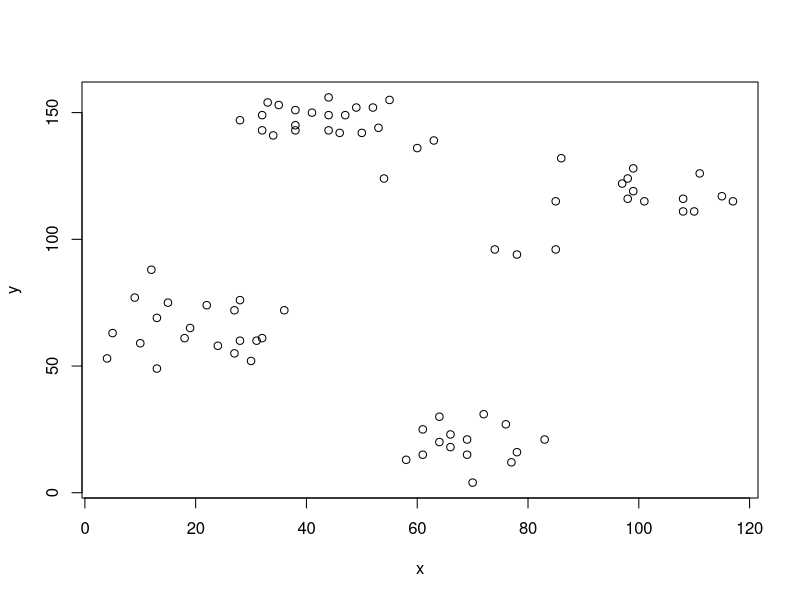
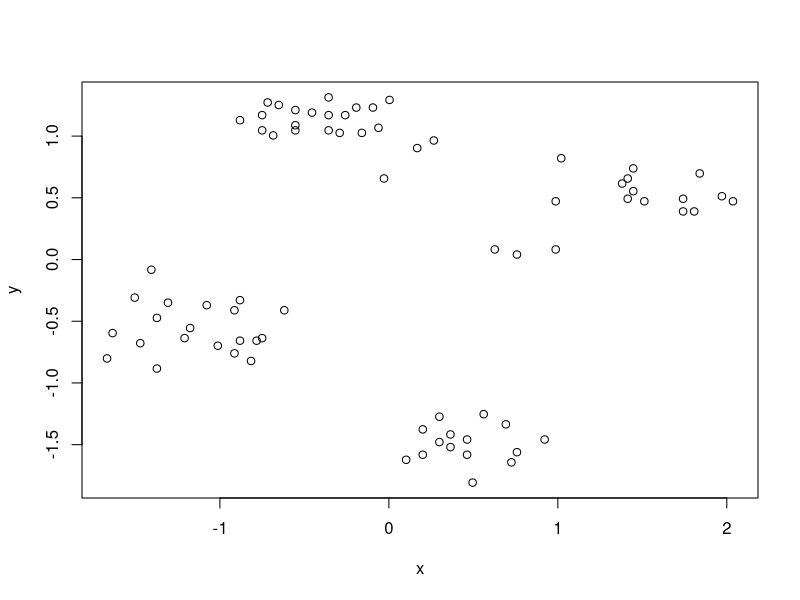
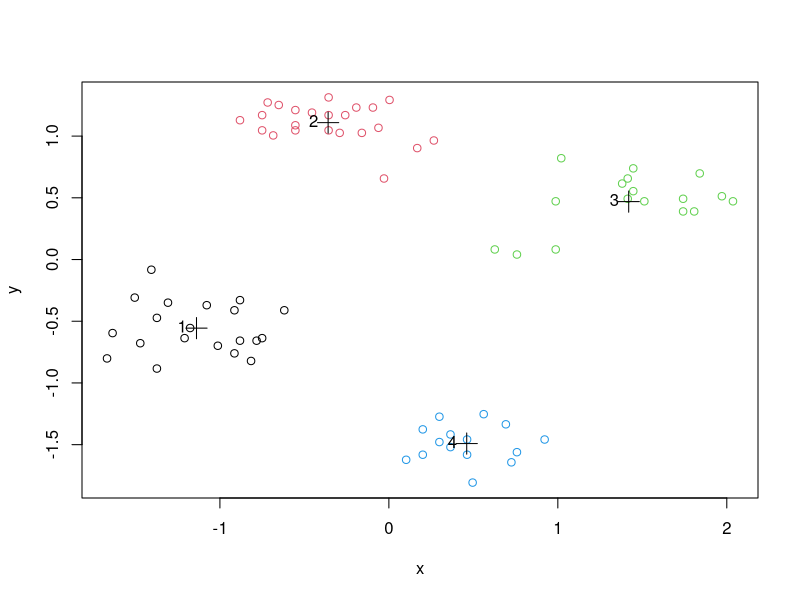
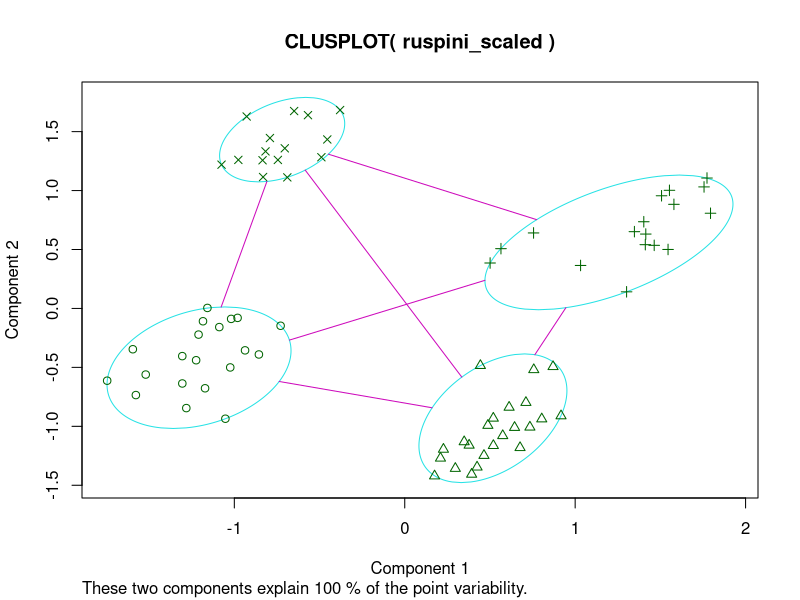
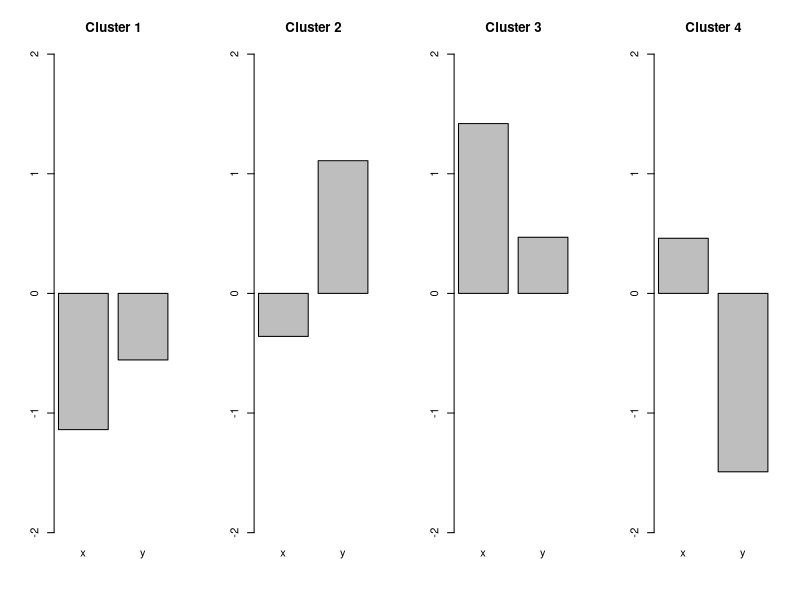
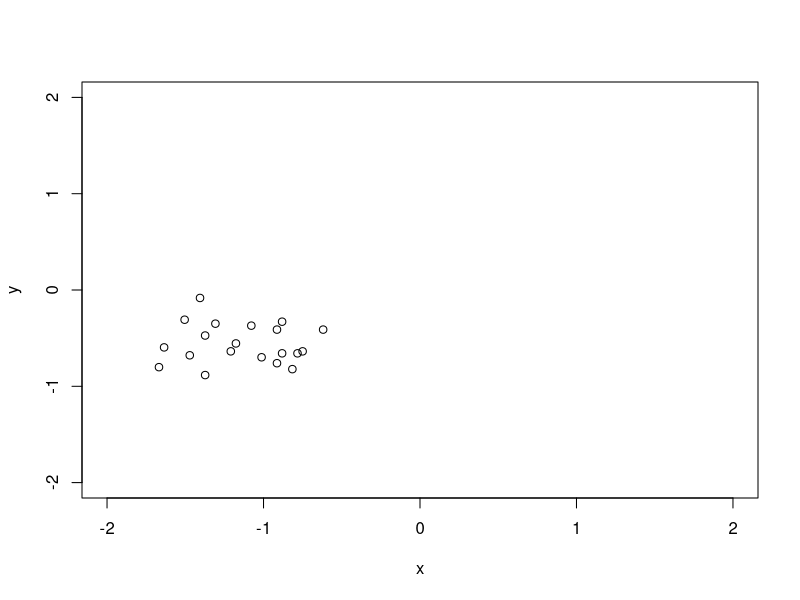
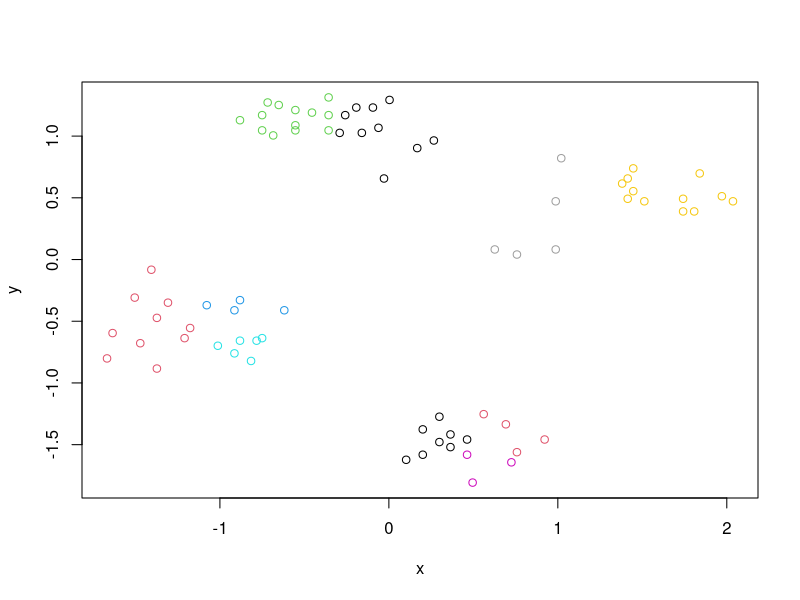
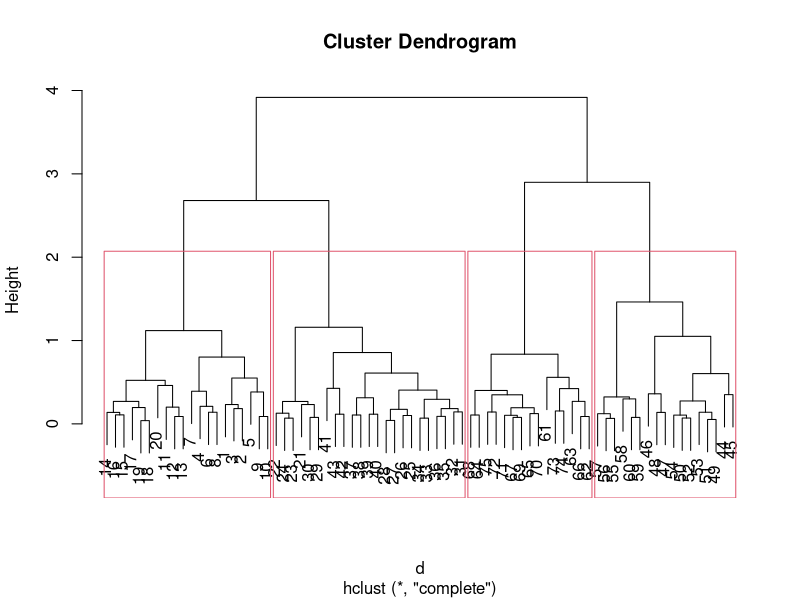

Write the R code that produced these figures, in order.
#' ---
#' title: "R Code for Chapter 8 of Introduction to Data Mining: Clustering"
#' author: "Michael Hahsler"
#' output:
#'  html_document:
#'    toc: true
#' ---

#' This code covers chapter 8 of _"Introduction to Data Mining"_
#' by Pang-Ning Tan, Michael Steinbach and Vipin Kumar.
#'
#' ![CC](https://i.creativecommons.org/l/by/4.0/88x31.png)
#' This work is licensed under the
#' [Creative Commons Attribution 4.0 International License](http://creativecommons.org/licenses/by/4.0/). For questions please contact
#' [Michael Hahsler](http://michael.hahsler.net).
#'


#' ruspini_scaled data is in package cluster. It is a very simple data set with well separated clusters.
data(ruspini, package="cluster")
#' Shuffle rows
ruspini <- ruspini[sample(1:nrow(ruspini)),]
plot(ruspini)


#' Scale each column in the data to zero mean and unit standard deviation (z-scores). This prevents one attribute with a large range to dominate the others for the distance calculation.
ruspini_scaled <- scale(ruspini)
plot(ruspini_scaled)

#' # Clustering methods
#' ## k-means Clustering
#'
#' Assumes Euclidean distances. We use k=10 clusters and run the algorithm 10 times with random initialized centroids. The best result is returned.
km <- kmeans(ruspini_scaled, centers=4, nstart=10)
km

plot(ruspini_scaled, col=km$cluster)
points(km$centers, pch=3, cex=2) # this adds the centroids
text(km$centers, labels=1:4, pos=2) # this adds the cluster ID
#' Alternative plot from package cluster (uses principal components analysis for >2 dimensions)
library(cluster)
clusplot(ruspini_scaled, km$cluster)

#' Inspect the centroids (cluster profiles)
km$centers

#+ fig.height=3, fig.width=10
def.par <- par(no.readonly = TRUE) # save default, for resetting...
layout(t(1:4)) # 4 plots in one
for(i in 1:4) barplot(km$centers[i,], ylim=c(-2,2), main=paste("Cluster", i))
par(def.par)  #- reset to default

#' Find data for a single cluster
#'
#' All you need is to select the rows corresponding to the cluster. The next
#' example plots all data points of cluster 1
cluster1 <- ruspini_scaled[km$cluster==1,]
head(cluster1)
plot(cluster1, xlim = c(-2,2), ylim = c(-2,2))

#' Try 10 clusters
plot(ruspini_scaled, col=kmeans(ruspini_scaled, centers=10)$cluster)

#' ## Hierarchical Clustering
#'
#' dist defaults to method="Euclidean"
d <- dist(ruspini_scaled)
#' We cluster using complete link
hc <- hclust(d, method="complete")

#' Dendrogram
plot(hc)
rect.hclust(hc, k=4)

plot(as.dendrogram(hc), leaflab="none") # plot dendrogram without leaf labels

#' More plotting options for dendrograms, including plotting
#' parts of large dendrograms can be found [here.](https://rpubs.com/gaston/dendrograms)

cluster_complete <- cutree(hc, k=4)
plot(ruspini_scaled, col=cluster_complete)

#' Try 10 clusters
plot(ruspini_scaled, col=cutree(hc, k=10))

#' Clustering with single link
hc_single <- hclust(d, method="single")
plot(hc_single)
rect.hclust(hc_single, k=4)

cluster_single <- cutree(hc_single, k=4)
plot(ruspini_scaled, col=cluster_single)

#' Try 10 clusters
plot(ruspini_scaled, col=cutree(hc_single, k=10))

#' ## Density-based clustering with DBSCAN

library(dbscan)

#' Parameters: minPts is often chosen as dimensionality of the data +1.
#' Decide on epsilon using the knee in the kNN distance plot
#' (seems to be around eps = .25).
kNNdistplot(ruspini_scaled, k = 3)
abline(h=.25, col="red")

#' run dbscan
db <- dbscan(ruspini_scaled, eps=.25, minPts=3)
db
str(db)
plot(ruspini_scaled, col=db$cluster+1L)
#' __Note:__ 0 is not a color so we add 1 to cluster (0 is black now).
#'
#' Alternative visualization from package dbscan
hullplot(ruspini_scaled, db)

#'
#' Play with eps (neighborhood size) and MinPts (minimum of points needed for core cluster)

#'
#' ## Gaussian Mixture Models
library(mclust)

#' Mclust uses Bayesian Information Criterion (BIC) to find the
#' number of clusters (model selection). BIC uses the likelihood and a
#' penalty term to guard against overfitting.
m <- Mclust(ruspini_scaled)
summary(m)
plot(m, what = "classification")

#' Rerun with a fixed number of 4 clusters
m <- Mclust(ruspini_scaled, G=4)
summary(m)
plot(m, what = "classification")


#' # Internal Cluster Validation
#'
#' ## Compare the Clustering Quality
#'
#' Look at the within.cluster.ss and the avg.silwidth

#library(fpc)
#' Note: I do not load fpc since the NAMESPACE overwrites dbscan.

fpc::cluster.stats(d, km$cluster)
#cluster.stats(d, cluster_complete)
#cluster.stats(d, cluster_single)

#' Read `? cluster.stats` for an explanation of all the available indices.

sapply(list(
  km=km$cluster,
  hc_compl=cluster_complete,
  hc_single=cluster_single),
       FUN=function(x)
         fpc::cluster.stats(d, x))[c("within.cluster.ss","avg.silwidth"),]

#' ## Silhouette plot
plot(silhouette(km$cluster, d))
#' __Note:__ The silhouette plot does not show correctly in R Studio if you have too many objects (bars are missing). I will work when you open a new plotting device with `windows()`, `x11()` or `quartz()`.
#'

#' ## Find Optimal Number of Clusters for k-means
set.seed(1234)
ks <- 2:10

#' ### Within Sum of Squares
#' Use within sum of squares and look for the knee (nstart=5 repeats k-means 5 times and returns the best solution)
WSS <- sapply(ks, FUN=function(k) {
  kmeans(ruspini_scaled, centers=k, nstart=5)$tot.withinss
  })
plot(ks, WSS, type="l")
abline(v=4, col="red", lty=2)

#' ### Average Silhouette Width
#' Use average silhouette width (look for the max)
ASW <- sapply(ks, FUN=function(k) {
  fpc::cluster.stats(d, kmeans(ruspini_scaled, centers=k, nstart=5)$cluster)$avg.silwidth
  })
plot(ks, ASW, type="l")

ks[which.max(ASW)]
abline(v=ks[which.max(ASW)], col="red", lty=2)

#' ### Dunn Index
#' Use Dunn index (another internal measure given by min. separation/ max. diameter)
DI <- sapply(ks, FUN=function(k) {
  fpc::cluster.stats(d, kmeans(ruspini_scaled, centers=k, nstart=5)$cluster)$dunn
})
plot(ks, DI, type="l")
ks[which.max(DI)]
abline(v=ks[which.max(DI)], col="red", lty=2)


#' ### Gap Statistic
#' Compares the change in within-cluster dispersion with that expected
#' from a null model (see `? clusGap`).
#' The default method is to
#' choose the smallest k such that its value Gap(k) is not more
#' than 1 standard error away from the first local maximum.
library(cluster)
k <- clusGap(ruspini_scaled, FUN = kmeans,  nstart = 10, K.max = 10)
k
plot(k)


#' __Note:__ these methods can also be used for hierarchical clustering.
#'
#' There have been many other methods and indices proposed to determine
#' the number of clusters.
#' See, e.g.,  package [NbClust](https://cran.r-project.org/package=NbClust).
#'

#' ## Visualize the Distance Matrix
#'
#' Visualizing the unordered distance matrix does not show much structure.
library(seriation)
pimage(d, colorkey=TRUE)

#' Reorder using cluster labels
pimage(d, order=order(km$cluster), colorkey=TRUE)

#' Use dissplot which rearranges clusters, adds cluster labels,
#'  and shows average dissimilarity in the lower half of the plot.
dissplot(d, labels=km$cluster, options=list(main="k-means with k=4"))
dissplot(d, labels=db$cluster+1, options=list(main="DBSCAN"))
#' Spot the problem data points for DBSCAN (we use +1 so the noise is now cluster #1)
#'
#' Misspecified k
dissplot(d, labels=kmeans(ruspini_scaled, centers=3)$cluster)
dissplot(d, labels=kmeans(ruspini_scaled, centers=9)$cluster)


#' # External Cluster Validation
#'
#' External cluster validation uses ground truth information. That is,
#' the user has an idea how the data should be grouped. This could be a know
#' class label not provided to the clustering algorithm.
#'
#' We use an artificial data set with known groups here. First, we need to
#' cluster the new data. We do k-means and hierarchical clustering.

library(mlbench)
shapes <- mlbench.smiley(n=500, sd1 = 0.1, sd2 = 0.05)
plot(shapes)

#' Prepare data
truth <- as.integer(shapes$class)
shapes <- scale(shapes$x)

plot(shapes)

#' Find optimal number of Clusters for k-means
ks <- 2:20

#' Use within sum of squares (look for the knee)
WSS <- sapply(ks, FUN=function(k) {
  kmeans(shapes, centers=k, nstart=10)$tot.withinss
})
plot(ks, WSS, type="l")
#' looks like 6 clusters
km <- kmeans(shapes, centers=6, nstart = 10)
plot(shapes, col=km$cluster)

#' Hierarchical clustering: single-link because of the mouth
d <- dist(shapes)
hc <- hclust(d, method="single")

#' Find optimal number of clusters
ASW <- sapply(ks, FUN=function(k) {
  fpc::cluster.stats(d, cutree(hc, k))$avg.silwidth
})
plot(ks, ASW, type="l")
#' 4 clusters
hc_4 <- cutree(hc, 4)
plot(shapes, col=hc_4)

#' Compare with ground truth with the corrected (=adjusted) Rand index (ARI),
#' the variation of information (VI) index, entropy and purity.
#
#' define entropy and purity
entropy <- function(cluster, truth) {
  k <- max(cluster, truth)
  cluster <- factor(cluster, levels = 1:k)
  truth <- factor(truth, levels = 1:k)
  m <- length(cluster)
  mi <- table(cluster)

  cnts <- split(truth, cluster)
  cnts <- sapply(cnts, FUN = function(n) table(n))
  p <- sweep(cnts, 1, rowSums(cnts), "/")
  p[is.nan(p)] <- 0
  e <- -p * log(p, 2)
  sum(rowSums(e, na.rm = TRUE) * mi/m)
}

purity <- function(cluster, truth) {
  k <- max(cluster, truth)
  cluster <- factor(cluster, levels = 1:k)
  truth <- factor(truth, levels = 1:k)
  m <- length(cluster)
  mi <- table(cluster)

  cnts <- split(truth, cluster)
  cnts <- sapply(cnts, FUN = function(n) table(n))
  p <- sweep(cnts, 1, rowSums(cnts), "/")
  p[is.nan(p)] <- 0

  sum(apply(p, 1, max) * mi/m)
}

#' calculate measures (for comparison we also use random "clusterings"
#' with 4 and 6 clusters)
random4 <- sample(1:4, nrow(shapes), replace = TRUE)
random6 <- sample(1:6, nrow(shapes), replace = TRUE)

r <- rbind(
  kmeans = c(
    unlist(fpc::cluster.stats(d, km$cluster, truth, compareonly = TRUE)),
    entropy = entropy(km$cluster, truth),
    purity = purity(km$cluster, truth)
    ),
  hc = c(
    unlist(fpc::cluster.stats(d, hc_4, truth, compareonly = TRUE)),
    entropy = entropy(hc_4, truth),
    purity = purity(hc_4, truth)
    ),
  random4 = c(
    unlist(fpc::cluster.stats(d, random4, truth, compareonly = TRUE)),
    entropy = entropy(random4, truth),
    purity = purity(random4, truth)
    ),
  random6 = c(
    unlist(fpc::cluster.stats(d, random6, truth, compareonly = TRUE)),
    entropy = entropy(random6, truth),
    purity = purity(random6, truth)
    )
  )
r

#' Hierarchical clustering found the perfect clustering.
#'
#' Read `? cluster.stats` for an explanation of all the available indices.


#'
#' # Related Topics
#' ## Outlier Removal
#' It is often useful to remove outliers prior to clustering.
#' A density based method to identify outlier is LOF (Local Outlier Factor).
#' It is related to dbscan and compares the density around a point with the
#' densities around its neighbors. The LOF value for a regular data
#' point is 1. The larger the LOF value gets, the more likely the point is and
#' outlier.
library(dbscan)
lof <- lof(ruspini_scaled, k = 3)
lof
plot(ruspini_scaled, pch = ".", main = "LOF (k=3)")
points(ruspini_scaled, cex = (lof-1)*3, pch = 1, col="red")

#' Find outliers (find the knee)
plot(sort(lof), type = "l")
abline(h = 1.3, col = "red")
plot(ruspini_scaled[lof < 1.3,], main = "Data and outliers")
points(ruspini_scaled[lof >= 1.3,], col = "grey", pch = 4)


#' There are many other outlier removal strategies available. See, e.g., package
#' [outliers](https://cran.r-project.org/package=outliers).
#'
#' ## Clustering Tendency
#' Most clustering algorithms will always produce a clustering, even if the
#' data does not contain a cluster structure. It is typically good to check
#' cluster tendency before attempting to cluster the data.
#'
#' We use again the smiley data.
d_shapes <- dist(shapes)

library(seriation)
#' Visual Analysis for Cluster Tendency Assessment (VAT) reorders the
#' objects to show potential clustering tendency as a block structure
#' (dark blocks along the main diagonal).
VAT(d_shapes)

#' iVAT uses largest distances in all possible paths between the objects
#' instead of the distances to make the block structure better visible.
iVAT(d_shapes)

#' Both plots show a strong cluster structure with 4 clusters.
#'
#' Compare with random data.
data_random <- matrix(runif(2*500), ncol=2, dimnames = list(NULL, c("x", "y")))
plot(data_random)

d_random <- dist(data_random)
VAT(d_random)
iVAT(d_random)
#' There is very little structure visible.
